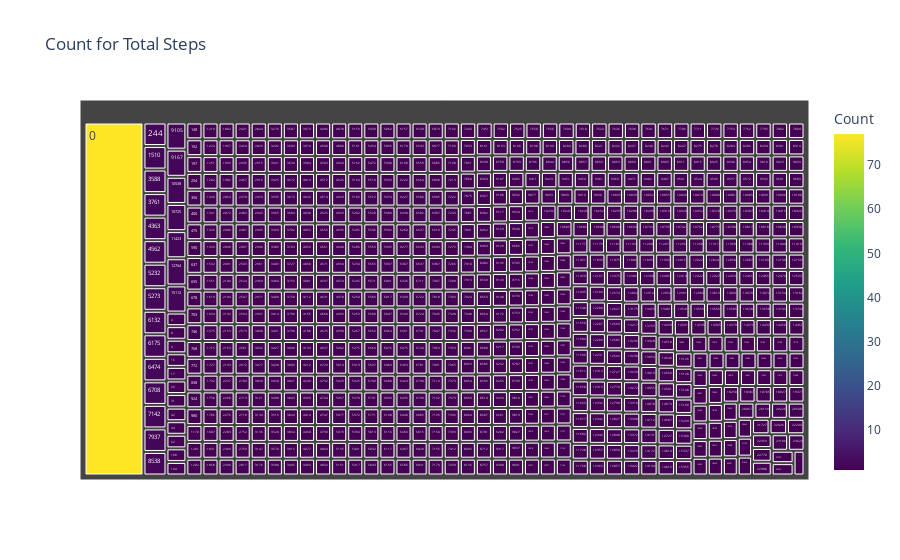

Here is the notebook cell this chart was saved with:
### Markdown cell above
#### Chart - 3

### Code cell
import plotly.express as px

# Prepare dataframe for Treemap
treemap_data = md.groupby('TotalSteps').size().reset_index(name='Count')

# Add a custom hover text column
treemap_data['hover_text'] = treemap_data.apply(lambda row: f"Total Steps = {row['TotalSteps']}<br>Count of Users = {row['Count']}", axis=1)

# Create Treemap
fig = px.treemap(
    treemap_data,
    path=['TotalSteps'],          # each rectangle represents a TotalSteps value
    values='Count',               # size by count
    title='Count for Total Steps',
    color='Count',                # color by count
    color_continuous_scale='Viridis',
    hover_data={'hover_text': True, 'TotalSteps': False, 'Count': False}  # show only hover_text
)

# Use hover template to display custom hover text
fig.update_traces(hovertemplate='%{customdata[0]}')

fig.show()

### Figure 1 — Plotly figure (JSON) as saved in the notebook; plotly's stock layout.template omitted (floating-point values rounded to 4 significant figures; data arrays with more than 128 entries replaced by an {"elided": "..."} marker saying what was removed)
{"data": [{"branchvalues": "total", "customdata": {"elided": "842x3 mixed values"}, "domain": {"x": [0, 1], "y": [0, 1]}, "hovertemplate": "%{customdata[0]}", "ids": {"elided": "842 str values"}, "labels": {"elided": "842 str values"}, "marker": {"coloraxis": "coloraxis", "colors": {"elided": "842 float values"}}, "name": "", "parents": {"elided": "842 str values"}, "type": "treemap", "values": {"elided": "842 float values"}}], "layout": {"coloraxis": {"colorbar": {"title": {"text": "Count"}}, "colorscale": [[0, "#440154"], [0.1111, "#482878"], [0.2222, "#3e4989"], [0.3333, "#31688e"], [0.4444, "#26828e"], [0.5556, "#1f9e89"], [0.6667, "#35b779"], [0.7778, "#6ece58"], [0.8889, "#b5de2b"], [1, "#fde725"]]}, "legend": {"tracegroupgap": 0}, "title": {"text": "Count for Total Steps"}}}
